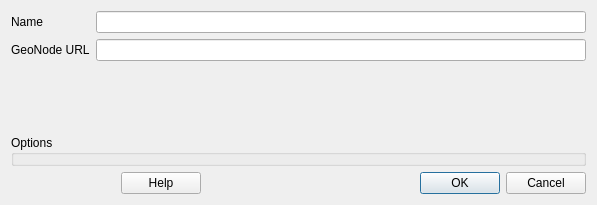
<?xml version="1.0" encoding="UTF-8"?>
<ui version="4.0">
 <class>NewConnectionDialog</class>
 <widget class="QDialog" name="NewConnectionDialog">
  <property name="geometry">
   <rect>
    <x>0</x>
    <y>0</y>
    <width>597</width>
    <height>205</height>
   </rect>
  </property>
  <property name="windowTitle">
   <string>GeoNode Connection Configuration</string>
  </property>
  <layout class="QGridLayout" name="gridLayout">
   <item row="1" column="1">
    <widget class="QLineEdit" name="name"/>
   </item>
   <item row="6" column="0" colspan="2">
    <layout class="QHBoxLayout" name="horizontalLayout_3">
     <item>
      <widget class="QDialogButtonBox" name="buttonBox_2">
       <property name="orientation">
        <enum>Qt::Horizontal</enum>
       </property>
       <property name="standardButtons">
        <set>QDialogButtonBox::Help</set>
       </property>
      </widget>
     </item>
     <item>
      <spacer name="horizontalSpacer">
       <property name="orientation">
        <enum>Qt::Horizontal</enum>
       </property>
       <property name="sizeHint" stdset="0">
        <size>
         <width>40</width>
         <height>20</height>
        </size>
       </property>
      </spacer>
     </item>
     <item>
      <widget class="QDialogButtonBox" name="buttonBox">
       <property name="orientation">
        <enum>Qt::Horizontal</enum>
       </property>
       <property name="standardButtons">
        <set>QDialogButtonBox::Cancel|QDialogButtonBox::Ok</set>
       </property>
      </widget>
     </item>
    </layout>
   </item>
   <item row="1" column="0">
    <widget class="QLabel" name="label">
     <property name="text">
      <string>Name</string>
     </property>
    </widget>
   </item>
   <item row="2" column="1">
    <widget class="QLineEdit" name="url"/>
   </item>
   <item row="5" column="0" colspan="2">
    <widget class="QGroupBox" name="optionGroupBox">
     <property name="title">
      <string>Options</string>
     </property>
    </widget>
   </item>
   <item row="2" column="0">
    <widget class="QLabel" name="label_2">
     <property name="text">
      <string>GeoNode URL</string>
     </property>
    </widget>
   </item>
   <item row="4" column="0" colspan="2">
    <widget class="QgsAuthConfigSelect" name="mAuthConfigSelect">
     <property name="minimumSize">
      <size>
       <width>0</width>
       <height>30</height>
      </size>
     </property>
    </widget>
   </item>
   <item row="3" column="0" colspan="2">
    <widget class="QLabel" name="message">
     <property name="text">
      <string/>
     </property>
     <property name="wordWrap">
      <bool>true</bool>
     </property>
    </widget>
   </item>
  </layout>
 </widget>
 <customwidgets>
  <customwidget>
   <class>QgsAuthConfigSelect</class>
   <extends>QWidget</extends>
   <header>qgsauthconfigselect.h</header>
  </customwidget>
 </customwidgets>
 <tabstops>
  <tabstop>name</tabstop>
  <tabstop>url</tabstop>
  <tabstop>buttonBox</tabstop>
 </tabstops>
 <resources/>
 <connections>
  <connection>
   <sender>buttonBox</sender>
   <signal>accepted()</signal>
   <receiver>NewConnectionDialog</receiver>
   <slot>accept()</slot>
   <hints>
    <hint type="sourcelabel">
     <x>248</x>
     <y>254</y>
    </hint>
    <hint type="destinationlabel">
     <x>157</x>
     <y>274</y>
    </hint>
   </hints>
  </connection>
  <connection>
   <sender>buttonBox</sender>
   <signal>rejected()</signal>
   <receiver>NewConnectionDialog</receiver>
   <slot>reject()</slot>
   <hints>
    <hint type="sourcelabel">
     <x>316</x>
     <y>260</y>
    </hint>
    <hint type="destinationlabel">
     <x>286</x>
     <y>274</y>
    </hint>
   </hints>
  </connection>
 </connections>
</ui>
